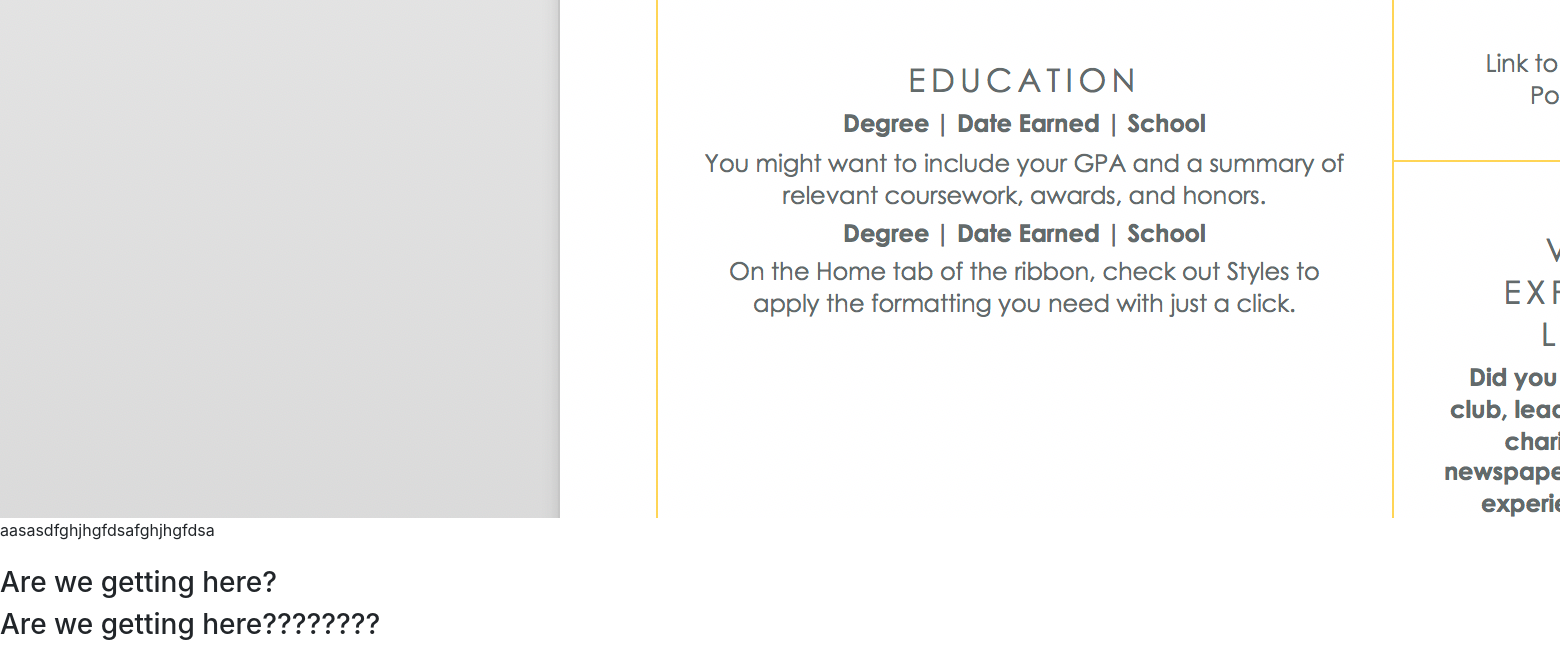
Before: / (lower part) with the older database file.
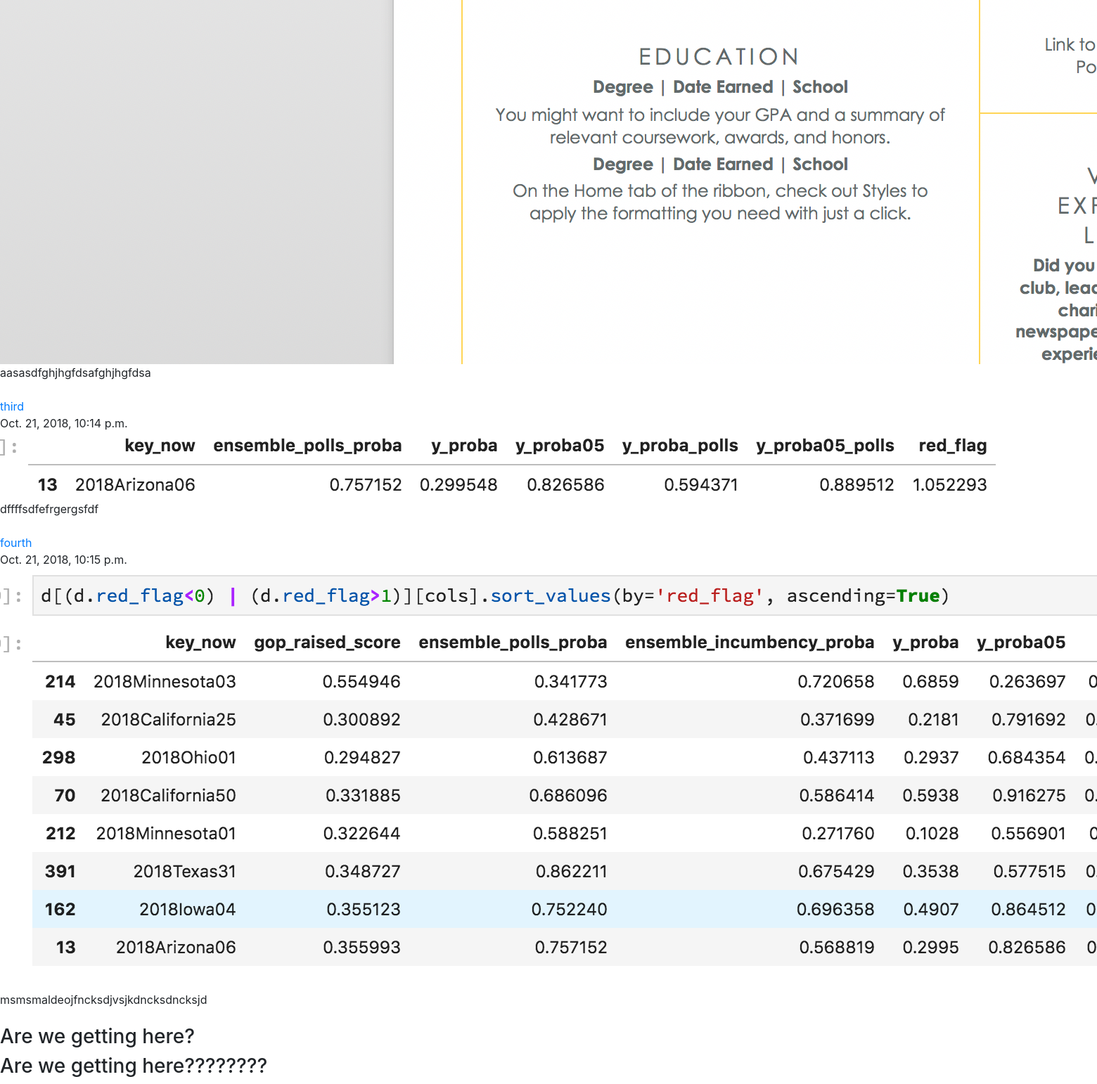
After: the same page with the newer database file.
### posts/models.py (models this page shows, shortened)
class Post(models.Model):
    title = models.CharField(max_length=300)
    date_published = models.DateTimeField()
    image = models.ImageField(upload_to='media/')
    body = models.TextField()
    def summary(self):
        return self.body[:100]

### posts/views.py (the view)
# urls.py: 2. Add a URL to urlpatterns:  path('', views.home, name='home')
def home(request):
    posts = Post.objects.order_by('date_published')
    return render(request, 'posts/home.html', {'posts': posts})

### posts/templates/posts/home.html (shortened to what this page needs)
<!doctype html>
<html lang="en">
  <head>
    <link rel="stylesheet" href="https://stackpath.bootstrapcdn.com/bootstrap/4.1.3/css/bootstrap.min.css">
  </head>
  <body>
    {% for  post in posts %}
        <a href="{% url 'post_detail' post.id %} "> {{ post.title }} </a>
        <br />
        {{ post.date_published}}
        <br />
        <img src="{{ post.image.url }}" />
        <br />
        {{ post.summary}}
        <br />
        <br />
    {% endfor %}
    <h3> Are we getting here? </h3>
    <h3> Are we getting here???????? </h3>
  </body>
</html>

Changed rows visible on the page:
added Post: title "third", date_published "Oct. 21, 2018, 10:14 p.m.", image (picture), summary "dffffsdfefrgergsfdf"
added Post: title "fourth", date_published "Oct. 21, 2018, 10:15 p.m.", image (picture), summary "msmsmaldeojfncksdjvsjkdncksdncksjd"
